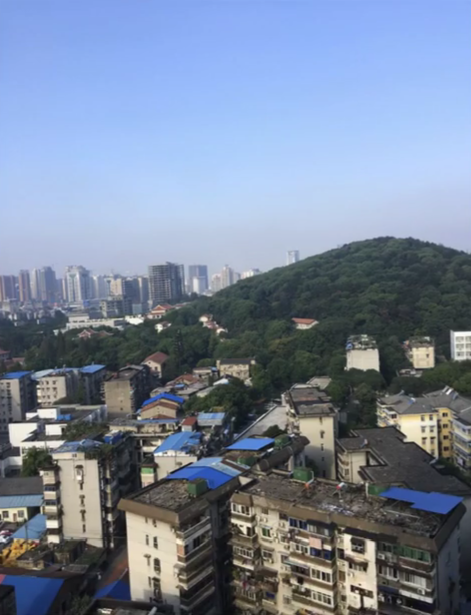
#> input picture test/test_basic_grama/image_rec/opencv_test/image/hilll.png, 471 x 615 px
$ python image_tranform_demo.py
#> lines starting #> are read from the running program, lines starting #| are printed output that depends on the picture; long printed decimals are rounded; pictures that were not available may be replaced by others from this repository, and a replacement may not be noted
import cv2
import numpy as np


# [126 lines left out: functions mouse_event, house_img_check, book_trans_form, change_ad_img, image_search, not called in this run]

def img_cpncat():
    img1 = cv2.imread('../image/hilll.png')
#> img1 is the input picture: shape (615, 471, 3); mean B, G, R 153.4, 132.7, 120
    img2 = cv2.imread('../image/hillr.png')
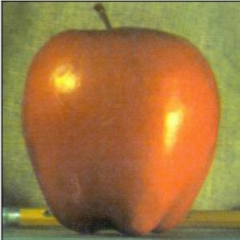
#> input picture test/test_basic_grama/image_rec/opencv_test/image/apple.png, 240 x 240 px, given in place of hillr.png, which was not available
#> img2 is the input picture: shape (240, 240, 3); mean B, G, R 64.4, 118.2, 158.5

    img_gray1 = cv2.cvtColor(img1, cv2.COLOR_BGR2GRAY)
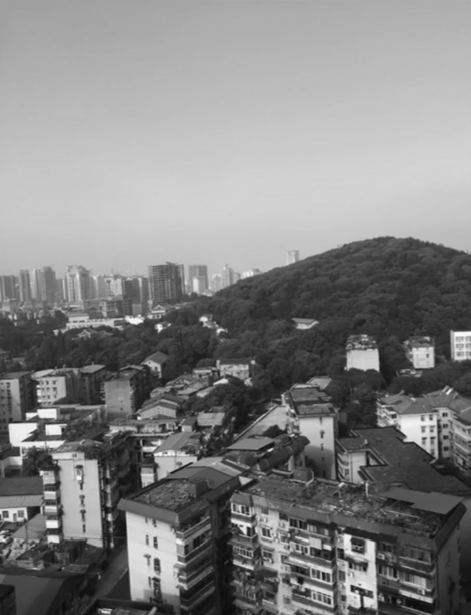
#> img_gray1: shape (615, 471); min 9, max 252, mean 131.3
    img_gray2 = cv2.cvtColor(img2, cv2.COLOR_BGR2GRAY)
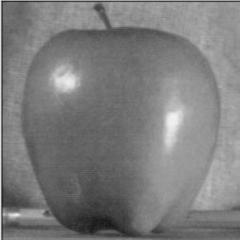
#> img_gray2: shape (240, 240); min 21, max 241, mean 124.1

    # 创建特征检测器
    sift = cv2.SIFT_create()

    # 计算特征点和描述子
    kp1,des1= sift.detectAndCompute(img_gray1,None)
#> kp1 = 2280 keypoints; strongest (x, y, size): (159, 327, 4.6), (53, 539, 6.4), (53, 524, 6.1), (29, 415, 4.4)
    kp2,des2= sift.detectAndCompute(img_gray2,None)
#> kp2 = 43 keypoints; strongest (x, y, size): (65, 80, 18.2), (14, 215, 6.1), (4, 214, 1.8), (98, 8, 5.6)
    # 创建特征匹配器
    index_params = dict(algorithm=1, trees=5)
    search_params = dict(checks=50)
    flann = cv2.FlannBasedMatcher(index_params, search_params)

    # 对描述子进行特征匹配
    matches = flann.knnMatch(des1, des2, k=2)  # 用的knnmatch匹配
#> matches = 2280 matches

    goods = []  # 选择两个匹配对象中好一些的保存下来
    for (m, n) in matches:
        if m.distance < n.distance * 0.75:
            goods.append(m)
#> after the loop, goods = 40 matches

    print('goods', len(goods))
#| goods 40


    # 把找到的匹配特征点保存在goods中，注意单应性矩阵要求最少4个点
    if len(goods) >= 4:
        # 把goods中的第一幅图和第二幅图的特征点坐标拿出来（坐标要float32且是三维矩阵类型  reshape(-1,1,2)） goods是Dmatch对象
        src_points = np.float32([kp1[m.queryIdx].pt for m in goods]).reshape(-1, 1, 2)
#> src_points = 40 rows, first 8: [20.93, 389.2], [21.33, 299.2], [21.33, 299.2], [31.3, 497], [33.89, 448.4], [33.89, 448.4], [50.77, 404.9], [64.45, 297.4]
        des_points = np.float32([kp2[m.trainIdx].pt for m in goods]).reshape(-1, 1, 2)
#> des_points = 40 rows, first 8: [30.37, 144.9], [13.92, 215.2], [13.92, 215.2], [16.76, 210.4], [16.76, 210.4], [16.76, 210.4], [4.03, 214.3], [102.2, 231.5]
        # print('des_points:',des_points)

        # 根据匹配上的关键点去计算单应性矩阵  第一个图对变成第二个图的视角计算出来的单应性矩阵
        H, mask = cv2.findHomography(src_points, des_points, cv2.RANSAC, 5)  # 参数5表示：允许有5个关键点的误差
#> H = [[-0.00242, -0.038, 14.71], [-0.0508, -0.552, 215.1], [-0.000233, -0.00257, 1]]; mask = 40 values, max 1 at index 0, min 0 at index 6, mean 0.425

    #     #利用H矩阵的逆求解视角和img1特征匹配的点的img2图，并且img1没有像素
    #     result = cv2.warpPerspective(img2,np.linalg.inv(H),(img1.shape[1]+img2.shape[1],img1.shape[0]+img2.shape[0]))
    #     direct = result.copy()
    #     direct[0:img1.shape[0],0:img1.shape[1]] = img1 #将左边的img1的部分重新赋值
    else:
        exit()

    # 获取原始图像的高宽
    h1, w1 = img1.shape[:2]
#> h1 = 615; w1 = 471
    h2, w2 = img2.shape[:2]
#> h2 = 240; w2 = 240
    # 获取两幅图的边界坐标
    img1_pts = np.float32([[0, 0], [0, h1 - 1], [w1 - 1, h1 - 1], [w1 - 1, 0]]).reshape(-1, 1, 2)
#> img1_pts = [[0, 0], [0, 614], [470, 614], [470, 0]]
    img2_pts = np.float32([[0, 0], [0, h2 - 1], [w2 - 1, h2 - 1], [w2 - 1, 0]]).reshape(-1, 1, 2)
#> img2_pts = [[0, 0], [0, 239], [239, 239], [239, 0]]

    # 获取img1的边界坐标变换之后的坐标
    img1_transform = cv2.perspectiveTransform(img1_pts, H)
#> img1_transform = [[14.71, 215.1], [14.96, 214.2], [14.23, 214.9], [15.24, 214.7]]
    # print('img1_pts',img1_pts)
    # print('img1_transform',img1_transform)
    # 把img2和转换后的边界坐标连接起来
    result_pts = np.concatenate((img2_pts, img1_transform), axis=0)
#> result_pts = [[0, 0], [0, 239], [239, 239], [239, 0], [14.71, 215.1], [14.96, 214.2], [14.23, 214.9], [15.24, 214.7]]
    print(result_pts)
#| [[[  0.          0.       ]]
#|  [[  0.        239.       ]]
#|  [[239.        239.       ]]
#|  [[239.          0.       ]]
#|  [[ 14.711 215.124  ]]
#|  [[ 14.961  214.224  ]]
#|  [[ 14.234  214.914  ]]
#|  [[ 15.240  214.702  ]]]
    # result_pts.min(axis=0)  #对行聚合，返回每一列的最小值
    [x_min, y_min] = np.int32(result_pts.min(axis=0).ravel() - 1)
#> x_min = -1; y_min = -1
    [x_max, y_max] = np.int32(result_pts.max(axis=0).ravel() + 1)
#> x_max = 240; y_max = 240

    # ret = cv2.drawMatchesKnn(img1,kp1,img2,kp2,[goods],None)

    # 手动构造平移矩阵
    M = np.array([[1, 0, -x_min], [0, 1, -y_min], [0, 0, 1]])
#> M = [[1, 0, 1], [0, 1, 1], [0, 0, 1]]
    result = cv2.warpPerspective(img1, M.dot(H), (x_max - x_min, y_max - y_min) )  # 对img1进行平移和透视操作
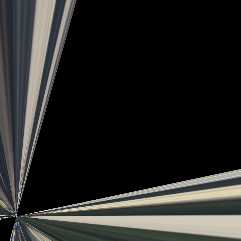
#> result: shape (241, 241, 3); mean B, G, R 36.9, 38.7, 38.5

    print("res shape:",result.shape)
#| res shape: (241, 241, 3)
    print("img1 shape:",img1.shape)
#| img1 shape: (615, 471, 3)
    print("img2 shape:",img2.shape)
#| img2 shape: (240, 240, 3)

    result[-y_min:-y_min + h2, -x_min:-x_min + w2] = img2  # 把img2放进来(因为img1变换后的矩阵也平移了，所以img2也要做对应的平移)
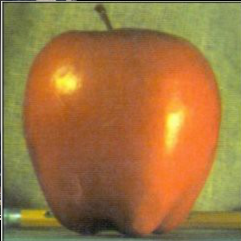
#> result: shape (241, 241, 3); mean B, G, R 64.3, 117.6, 157.6
    cv2.imshow('result222222', result)
    top, bot, left, right = 100, 100, 0, 500
    rows, cols = img1.shape[:2]
    print("img1:",img1.shape)
#| img1: (615, 471, 3)
    for col in range(cols):
        if img1[:, col].any() and result[:, col].any():
            left = col
            break
    for col in range(cols - 1, 0, -1):
        if img1[:, col].any() and result[:, col].any():
            right = col
            break

    print("left:",left)
    print("right:",right)
    res = np.zeros([rows, cols, 3], np.uint8)
    for row in range(rows):
        for col in range(cols):
            if not img1[row, col].any():
                res[row, col] = result[row, col]
            elif not result[row, col].any():
                res[row, col] = img1[row, col]
            else:
                img1Len = float(abs(col - left))
                testImgLen = float(abs(col - right))
                alpha = img1Len / (img1Len + testImgLen)
                res[row, col] = np.clip(img1[row, col] * (1 - alpha) + result[row, col] * alpha, 0, 255)

    # [4 lines of commented-out code are left out]
    cv2.imshow('res', res)
    cv2.waitKey(0)
    cv2.destroyAllWindows()


def optimize_seam(self,img1,img2):
     pass


if __name__ == '__main__':
     # [5 lines of commented-out code are left out]
#> (the run stopped early here; a loop or call above may not have finished)
